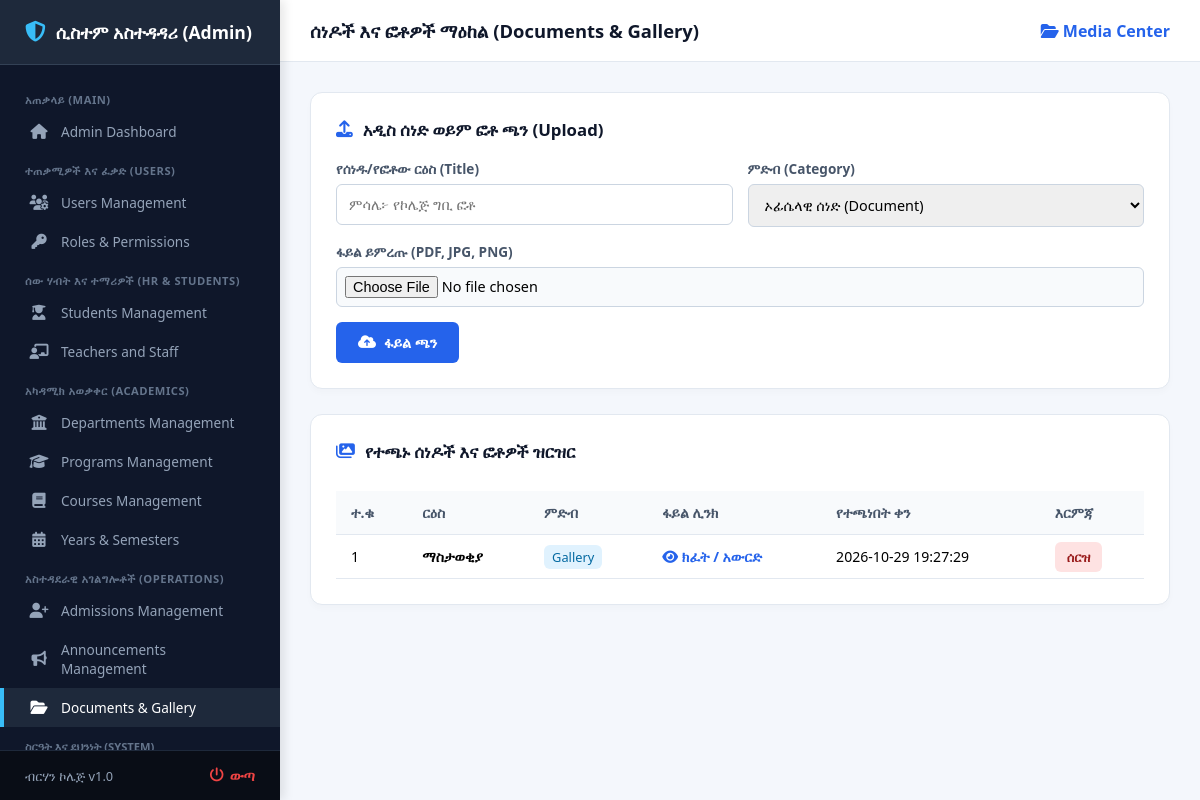
Page /admin/documents_gallery.php (signed in) on the committed database.
### tables this page shows
CREATE TABLE `documents_gallery` (
  `id` int(11) NOT NULL,
  `title` varchar(200) NOT NULL,
  `category` varchar(50) DEFAULT 'Document',
  `file_path` varchar(255) NOT NULL,
  `created_at` timestamp NOT NULL DEFAULT current_timestamp()
);

### admin/documents_gallery.php (the view, shortened to what this page needs)
<?php
require_once '../config/config.php';
try {
    $pdo->exec("CREATE TABLE IF NOT EXISTS documents_gallery (
        id INT AUTO_INCREMENT PRIMARY KEY,
        title VARCHAR(200) NOT NULL,
        category VARCHAR(50) DEFAULT 'Document',
        file_path VARCHAR(255) NOT NULL,
        created_at TIMESTAMP DEFAULT CURRENT_TIMESTAMP
    )");
} catch (Exception $e) {}
$documents = [];
try {
    $documents = $pdo->query("SELECT * FROM documents_gallery ORDER BY id DESC")->fetchAll(PDO::FETCH_ASSOC);
} catch (Exception $e) {}
?>
<!DOCTYPE html>
<html lang="am">
<head>
    <link rel="stylesheet" href="https://cdnjs.cloudflare.com/ajax/libs/font-awesome/6.4.0/css/all.min.css">
</head>
<body>
    <?php include 'sidebar.php'; ?>
    <div class="main-container">
        <div class="topbar">
            <h3>ሰነዶች እና ፎቶዎች ማዕከል (Documents & Gallery)</h3>
            <span style="font-weight: 600; color: #2563eb;"><i class="fa-solid fa-folder-open"></i> Media Center</span>
        </div>
        <div class="content-body">
            <div class="card">
                <h3><i class="fa-solid fa-upload"></i> አዲስ ሰነድ ወይም ፎቶ ጫን (Upload)</h3>
                <form method="POST" enctype="multipart/form-data">
                    <div style="display: grid; grid-template-columns: 1fr 1fr; gap: 15px;">
                        <div>
                            <label>የሰነዱ/የፎቶው ርዕስ (Title)</label>
                            <input type="text" name="title" placeholder="ምሳሌ፦ የኮሌጅ ግቢ ፎቶ" required>
                        </div>
                        <div>
                            <label>ምድብ (Category)</label>
                            <select name="category">
                                <option value="Document">ኦፊሴላዊ ሰነድ (Document)</option>
                            </select>
                        </div>
                    </div>
                    <label>ፋይል ይምረጡ (PDF, JPG, PNG)</label>
                    <input type="file" name="file" required style="padding: 8px; background: #f8fafc;">
                    <button type="submit" name="upload_doc"><i class="fa-solid fa-cloud-arrow-up"></i> ፋይል ጫን</button>
                </form>
            </div>
            <div class="card">
                <h3><i class="fa-solid fa-images"></i> የተጫኑ ሰነዶች እና ፎቶዎች ዝርዝር</h3>
                <div style="overflow-x: auto;">
                    <table>
                        <thead>
                            <tr>
                                <th>ተ.ቁ</th>
                                <th>ርዕስ</th>
                                <th>ምድብ</th>
                                <th>ፋይል ሊንክ</th>
                                <th>የተጫነበት ቀን</th>
                                <th>እርምጃ</th>
                            </tr>
                        </thead>
                        <tbody>
                            <?php if(empty($documents)): ?>
                                <tr><td colspan="6" style="text-align:center; color:#64748b; padding:25px;">ምንም ፋይል አልተጫነም።</td></tr>
                            <?php else: ?>
                                <?php $i=1; foreach($documents as $doc): ?>
                                <tr>
                                    <td><?php echo $i++; ?></td>
                                    <td><strong><?php echo htmlspecialchars($doc['title']); ?></strong></td>
                                    <td><span style="background:#e0f2fe; color:#0369a1; padding:3px 8px; border-radius:6px; font-size:0.8rem;"><?php echo htmlspecialchars($doc['category']); ?></span></td>
                                    <td><a href="<?php echo htmlspecialchars($doc['file_path']); ?>" target="_blank" style="color: #2563eb; text-decoration: none; font-weight: 600;"><i class="fa-solid fa-eye"></i> ክፈት / አውርድ</a></td>
                                    <td><?php echo htmlspecialchars($doc['created_at']); ?></td>
                                    <td>
                                        <a href="documents_gallery.php?delete=<?php echo $doc['id']; ?>" class="btn-delete" onclick="return confirm('ይህንን ፋይል መሰረዝ እርግጠኛ ኖት?')">ሰርዝ</a>
                                    </td>
                                </tr>
                                <?php endforeach; ?>
                            <?php endif; ?>
                        </tbody>
                    </table>
                </div>
            </div>
        </div>
    </div>
</body>
</html>

### admin/documents_gallery.php (style rules this page uses)
* { box-sizing: border-box; margin: 0; padding: 0; font-family: 'Segoe UI', Tahoma, Geneva, Verdana, sans-serif; }
body { background-color: #f4f7fc; display: flex; height: 100vh; overflow: hidden; }
.main-container { flex: 1; display: flex; flex-direction: column; margin-left: 280px; overflow: hidden; width: calc(100% - 280px); }
.topbar { background: #fff; padding: 18px 30px; display: flex; justify-content: space-between; align-items: center; border-bottom: 1px solid #e2e8f0; }
.topbar h3 { font-size: 1.15rem; color: #0f172a; font-weight: 700; }
.content-body { padding: 30px; overflow-y: auto; flex: 1; }
.card { background: #fff; padding: 25px; border-radius: 12px; border: 1px solid #e2e8f0; margin-bottom: 25px; box-shadow: 0 4px 6px rgba(0,0,0,0.02); }
.card h3 { color: #0f172a; margin-bottom: 18px; font-size: 1.05rem; display: flex; align-items: center; gap: 10px; }
.card h3 i { color: #2563eb; }
label { font-size: 0.85rem; font-weight: 600; color: #475569; display: block; margin-bottom: 4px; }
input, select { width: 100%; padding: 10px 12px; margin-top: 2px; margin-bottom: 15px; border: 1px solid #cbd5e1; border-radius: 6px; font-size: 0.9rem; }
button[type="submit"] { background: #2563eb; color: #fff; border: none; padding: 11px 22px; border-radius: 6px; cursor: pointer; font-weight: 600; font-size: 0.9rem; display: inline-flex; align-items: center; gap: 8px; }
table { width: 100%; border-collapse: collapse; margin-top: 10px; white-space: nowrap; }
th, td { padding: 12px 15px; border-bottom: 1px solid #e2e8f0; text-align: left; font-size: 0.88rem; }
th { background: #f8fafc; color: #475569; font-weight: 600; }
.btn-delete { background: #fee2e2; color: #991b1b; padding: 6px 12px; border-radius: 6px; font-size: 0.8rem; text-decoration: none; font-weight: 600; }

### rows in the picture
documents_gallery: title "ማስታወቂያ", category "Gallery", created_at "2026-10-29 19:27:29"
